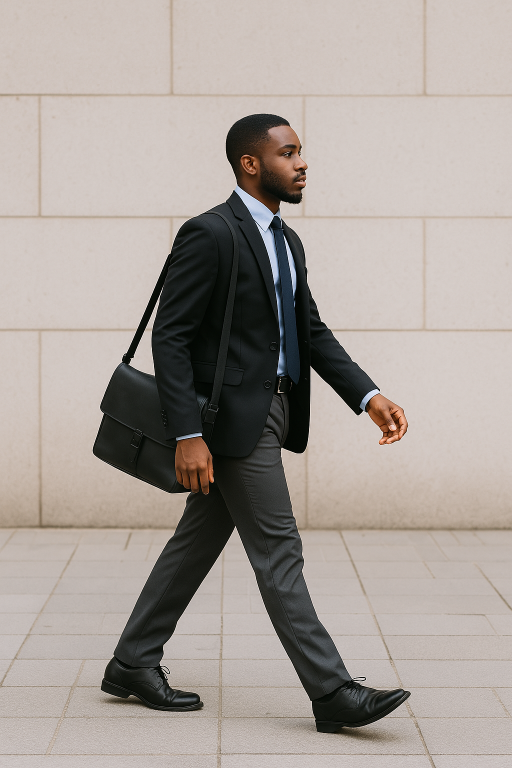
#> input picture cap1/w3.png, 1024 x 1536 px (shown at 1/2 size)
$ jupyter execute ex8.ipynb
#> lines starting #> are read from the running program, lines starting #| are printed output that depends on the picture
##### Translação (Deslocamento)

[cell 1]
import cv2
import numpy as np
import matplotlib.pyplot as plt

[cell 2]
img = cv2.imread('w3.png')
#> img is the input picture: shape (1536, 1024, 3); mean B, G, R 152.6, 158.6, 166.8
img = cv2.cvtColor(img, cv2.COLOR_BGR2RGB)

print(np.shape(img), img.shape[1], img.shape[0])
#| (1536, 1024, 3) 1024 1536

[cell 3]
#Desloca a imagem nos eixos x e y usando uma matriz de transformação afim
deslocamento_x, deslocamento_y = 50, 100

"""

1 e 0 mantêm a escala original (sem distorção)

deslocamento_x e deslocamento_y definem o movimento em pixels

Valores positivos: direita/baixo | Valores negativos: esquerda/cima

"""

matriz_translacao = np.float32([[1, 0, deslocamento_x],  # [a, b, tx] → controla eixo X
                               [0, 1, deslocamento_y]]) # [c, d, ty] → controla eixo Y

[cell 4]
# # Aplica translação
img_transladada = cv2.warpAffine(img, matriz_translacao, (img.shape[1], img.shape[0]))
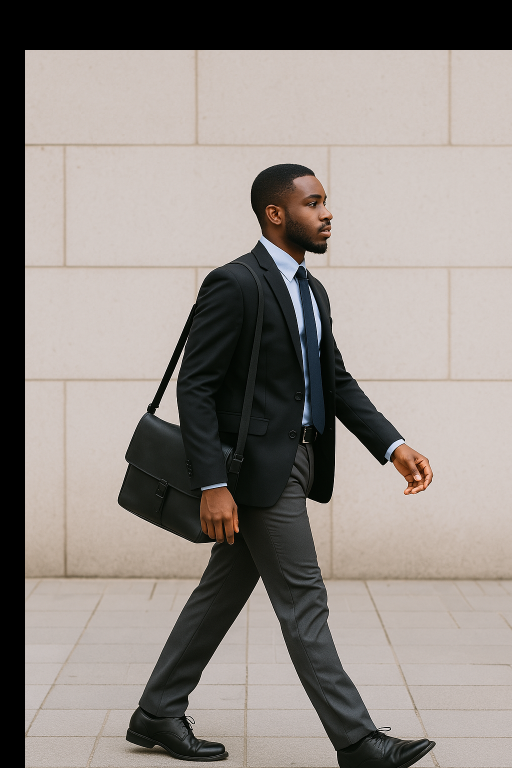
#> img_transladada: shape (1536, 1024, 3) (shown at 1/2 size); mean R, G, B 145.5, 138.3, 133

[cell 5]
plt.figure(figsize=(12, 6))
plt.subplot(1, 2, 1), plt.imshow(img), plt.title('Original'), plt.axis('off')
plt.subplot(1, 2, 2), plt.imshow(img_transladada), plt.title(f'Transladada ({deslocamento_x}, {deslocamento_y})'), plt.axis('off')
plt.show()
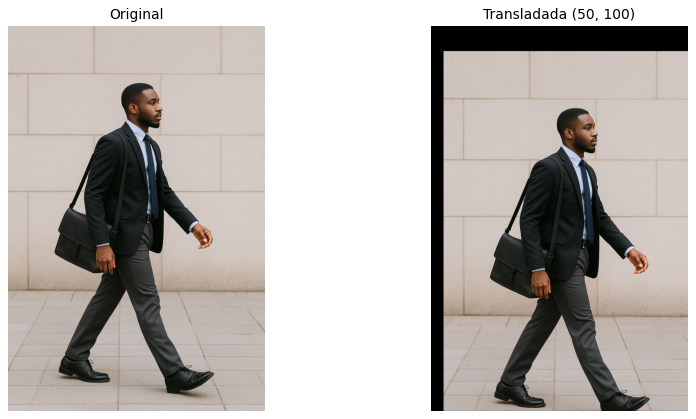
#> figure drawn by matplotlib, 2 panels

##### Rotação

[cell 6]
(h, w) = img.shape[:2]
#> h = 1536; w = 1024
#print(h, w)

centro = (w // 2, h // 2)
#> centro = (512, 768)
#print(centro)

angulo = 45  # Graus
escala = 1.0
matriz_rotacao = cv2.getRotationMatrix2D(centro, angulo, escala)

img_rotacionada = cv2.warpAffine(img, matriz_rotacao, (w, h))
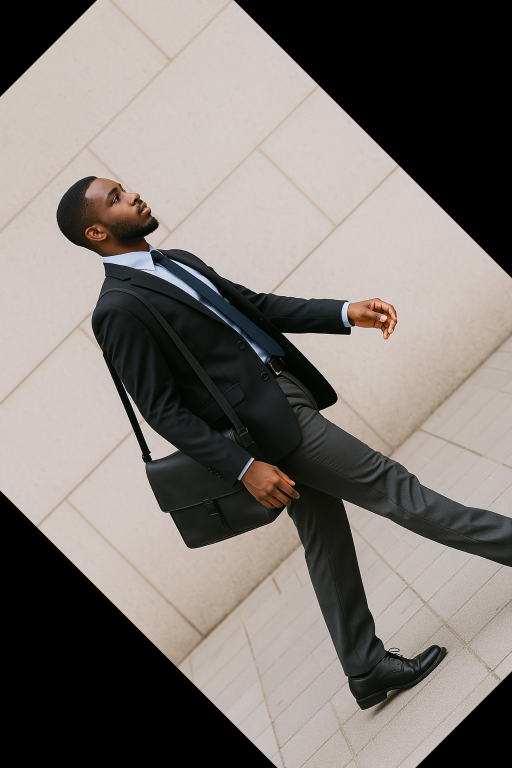
#> img_rotacionada: shape (1536, 1024, 3) (shown at 1/2 size); mean R, G, B 124.6, 118.5, 113.9

[cell 7]
plt.figure(figsize=(12, 6))
plt.subplot(1, 2, 1), plt.imshow(img), plt.title('Original'), plt.axis('off')
plt.subplot(1, 2, 2), plt.imshow(img_rotacionada), plt.title(f'Rotacionada ({angulo}°)'), plt.axis('off')
plt.tight_layout()
plt.show()
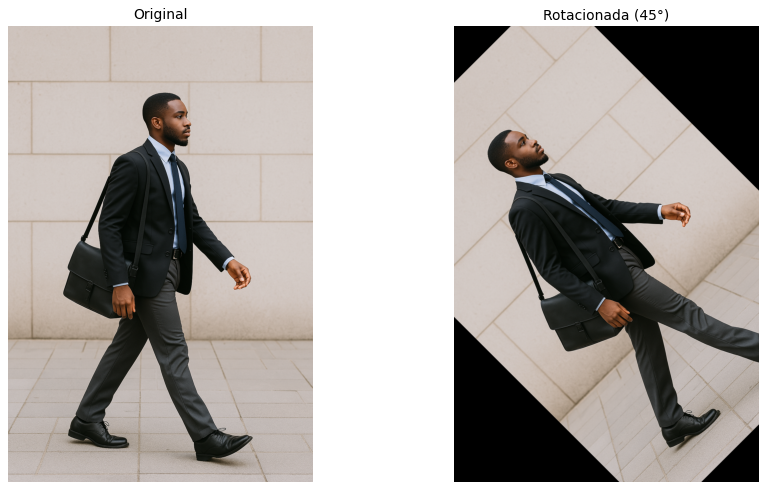
#> figure drawn by matplotlib, 2 panels

##### Escala (Redimensionamento)

[cell 8]
nova_largura, nova_altura = 300, 200  # Novas dimensões (largura, altura)
img_redimensionada = cv2.resize(img, (nova_largura, nova_altura))
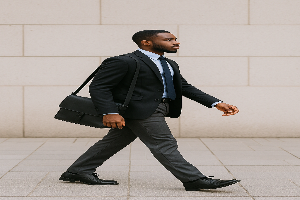
#> img_redimensionada: shape (200, 300, 3); mean R, G, B 166.7, 158.4, 152.5

[cell 9]
plt.figure(figsize=(12, 6))
plt.subplot(1, 2, 1), plt.imshow(img), plt.title(f'Original ({w}x{h})'), plt.axis('off')
plt.subplot(1, 2, 2), plt.imshow(img_redimensionada), plt.title(f'Redimensionada ({nova_largura}x{nova_altura})'), plt.axis('off')
plt.tight_layout()
plt.show()

##### Transformação de Perspectiva

[cell 10]
pontos_originais = np.float32([[50, 50], [200, 50], [50, 200], [200, 200]])
pontos_destino = np.float32([[10, 100], [200, 50], [100, 250], [250, 200]])

matriz_perspectiva = cv2.getPerspectiveTransform(pontos_originais, pontos_destino)

img_perspectiva = cv2.warpPerspective(img, matriz_perspectiva, (w, h))
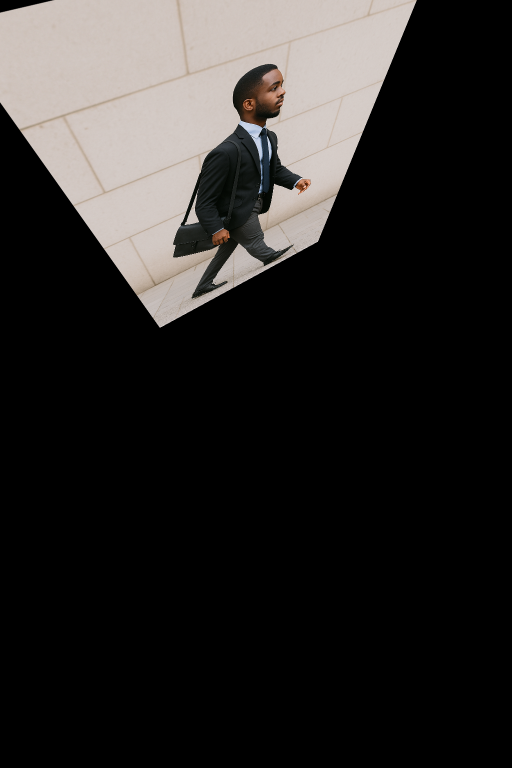
#> img_perspectiva: shape (1536, 1024, 3) (shown at 1/2 size); mean R, G, B 42.3, 40.1, 38.8

[cell 11]
plt.figure(figsize=(12, 6))
plt.subplot(1, 2, 1), plt.imshow(img), plt.title('Original'), plt.axis('off')
plt.subplot(1, 2, 2), plt.imshow(img_perspectiva), plt.title('Transformação de Perspectiva'), plt.axis('off')
plt.tight_layout()
plt.show()

##### Ajuste de Gamma para Clareamento de Imagens com OpenCV e Matplotlib

[cell 12]
# Carregar imagem (OpenCV lê em BGR)
img = cv2.imread('w3.png')
img_rgb = cv2.cvtColor(img, cv2.COLOR_BGR2RGB)  # Conversão para RGB

# Parâmetros de gamma
gamma_values = [0.4, 1.0, 2.2]  # Exemplos para clarear, original e escurecer

# Configurar plot
plt.figure(figsize=(18, 6))

for i, gamma in enumerate(gamma_values, 1):
    # Aplicar correção de gamma
    corrected = np.power(img_rgb/255., gamma)
    corrected_img = (corrected * 255).astype(np.uint8)

    # Plotar resultados
    plt.subplot(1, 3, i)
    plt.imshow(corrected_img)
    plt.title(f'y = {gamma}')
    plt.axis('off')
#> this loop made 3 passes
#> pass 1, `corrected = np.power(img_rgb/255., gamma)`:
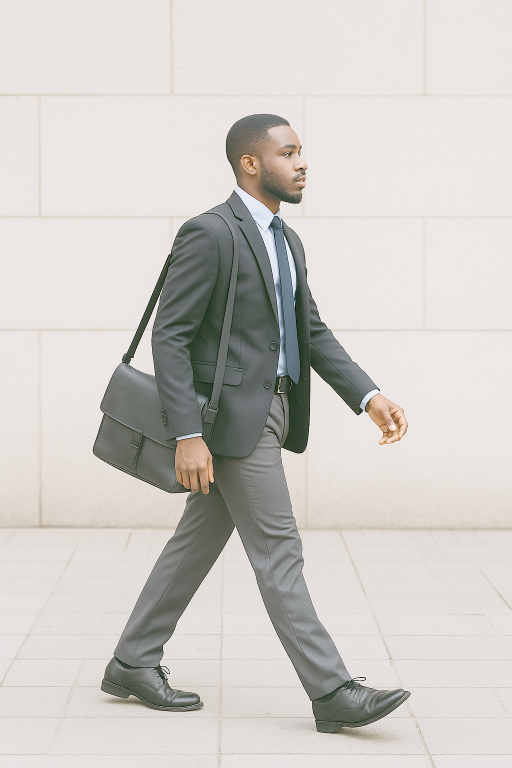
#> corrected: shape (1536, 1024, 3) float64 (shown at 1/2 size); mean R, G, B 0.808, 0.795, 0.78

plt.tight_layout()
plt.show()
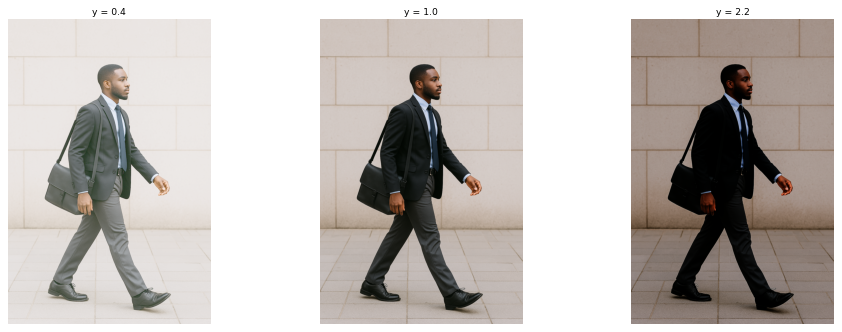
#> figure drawn by matplotlib, 3 panels

$ run again, with cap1/w1.png copied over cap1/w3.png
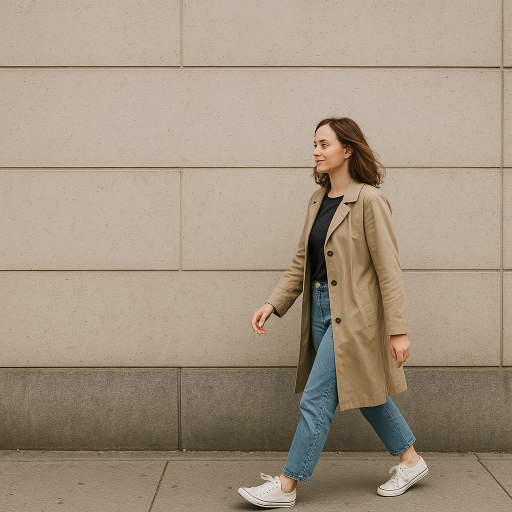
#> input picture cap1/w1.png, 1024 x 1024 px (shown at 1/2 size)
#> img is the input picture: shape (1024, 1024, 3); mean B, G, R 130, 147.8, 163.2
#| (1024, 1024, 3) 1024 1024
#> the loop `for i, gamma in enumerate(gamma_values, 1):` made 3 passes
#> pass 1, `corrected = np.power(img_rgb/255., gamma)`:
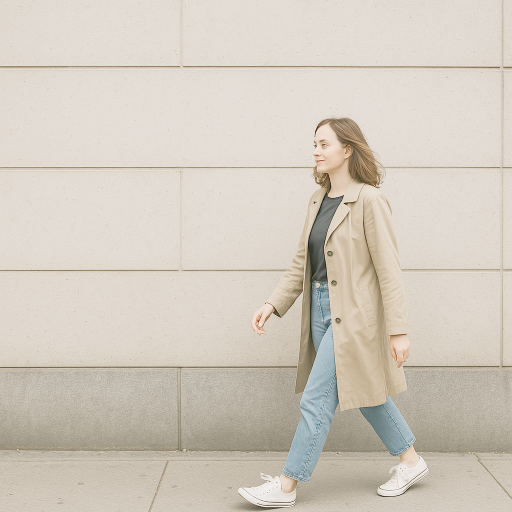
#> corrected: shape (1024, 1024, 3) float64 (shown at 1/2 size); mean R, G, B 0.827, 0.795, 0.751
#> `plt.show()`:
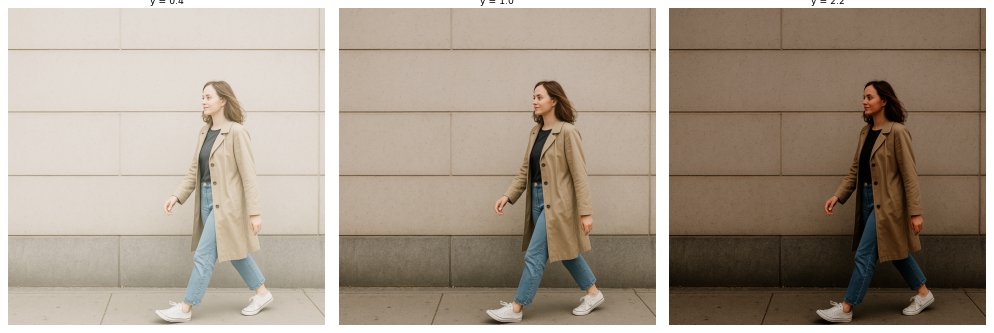
#> figure drawn by matplotlib, 3 panels

$ run again, with cap1/w2.png copied over cap1/w3.png
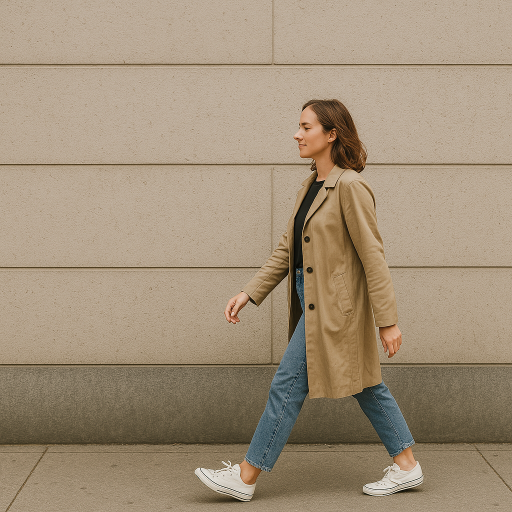
#> input picture cap1/w2.png, 1024 x 1024 px (shown at 1/2 size)
#> img is the input picture: shape (1024, 1024, 3); mean B, G, R 121.1, 143.8, 160.9
#| (1024, 1024, 3) 1024 1024
#> the loop `for i, gamma in enumerate(gamma_values, 1):` made 3 passes
#> pass 1, `corrected = np.power(img_rgb/255., gamma)`:
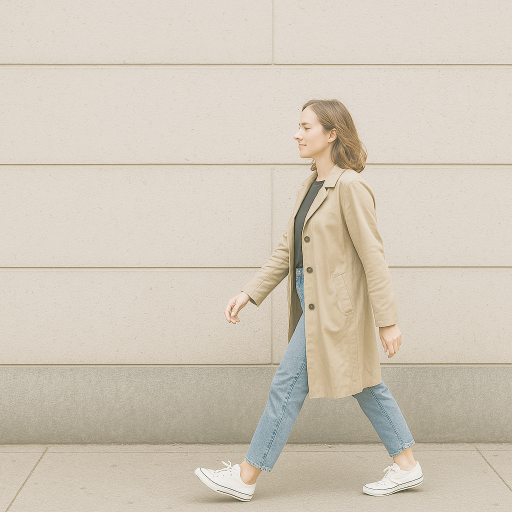
#> corrected: shape (1024, 1024, 3) float64 (shown at 1/2 size); mean R, G, B 0.824, 0.787, 0.731
#> `plt.show()`:
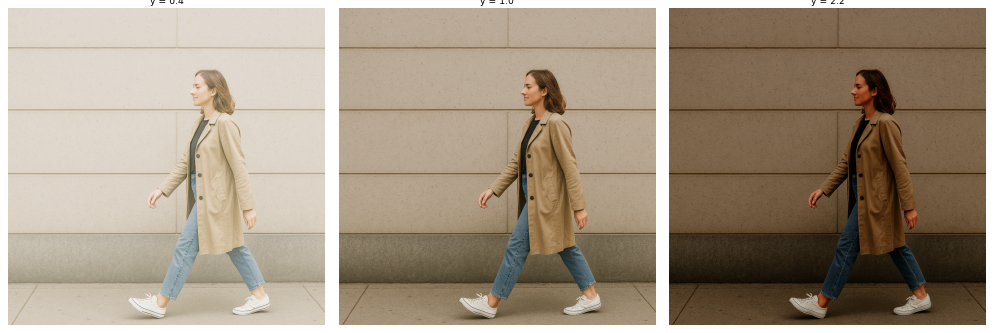
#> figure drawn by matplotlib, 3 panels
